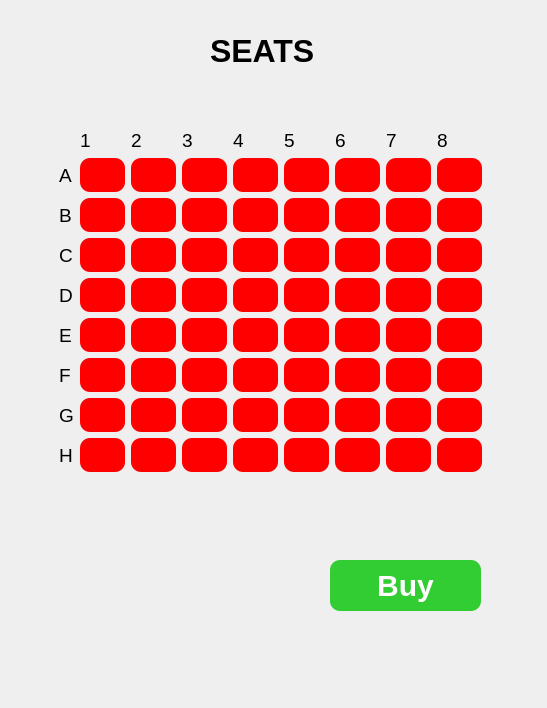
<?xml version="1.0" encoding="UTF-8"?>
<ui version="4.0">
 <class>Dialog</class>
 <widget class="QDialog" name="Dialog">
  <property name="geometry">
   <rect>
    <x>0</x>
    <y>0</y>
    <width>547</width>
    <height>708</height>
   </rect>
  </property>
  <property name="windowTitle">
   <string>Dialog</string>
  </property>
  <widget class="QPushButton" name="buyButton">
   <property name="geometry">
    <rect>
     <x>330</x>
     <y>560</y>
     <width>151</width>
     <height>51</height>
    </rect>
   </property>
   <property name="styleSheet">
    <string notr="true">QPushButton {
    border-radius: 10px;
    background-color: rgb(50, 205, 50); /* Лаймово-зелёный цвет */
    color: rgb(255, 255, 255); /* Белый цвет текста */
    font-size: 30px;
	font-weight: 500
}

QPushButton:pressed {
    background-color: rgb(34, 139, 34); /* Тёмно-зелёный цвет при нажатии */
}</string>
   </property>
   <property name="text">
    <string>Buy</string>
   </property>
  </widget>
  <widget class="QLabel" name="headerText">
   <property name="geometry">
    <rect>
     <x>210</x>
     <y>30</y>
     <width>141</width>
     <height>41</height>
    </rect>
   </property>
   <property name="styleSheet">
    <string notr="true">color:black;
font-weight:bold;
font-size:24pt;
background-color:none;
border:none;</string>
   </property>
   <property name="text">
    <string>SEATS</string>
   </property>
  </widget>
  <widget class="QFrame" name="frame">
   <property name="geometry">
    <rect>
     <x>50</x>
     <y>120</y>
     <width>441</width>
     <height>361</height>
    </rect>
   </property>
   <property name="styleSheet">
    <string notr="true">font-size:14pt;
background-color:none;
border:none;</string>
   </property>
   <layout class="QGridLayout" name="gridLayout">
    <item row="1" column="2">
     <widget class="QPushButton" name="A2">
      <property name="styleSheet">
       <string notr="true">QPushButton {
    border-radius: 10px;
    background-color: rgb(255, 0, 0); /* Красный цвет */
    color: rgb(255, 255, 255); /* Белый цвет текста для контраста */
    font-size: 33px;
}

QPushButton:pressed {
    background-color: rgb(200, 0, 0); /* Темно-красный цвет при нажатии */
}</string>
      </property>
      <property name="text">
       <string/>
      </property>
     </widget>
    </item>
    <item row="3" column="5">
     <widget class="QPushButton" name="B5">
      <property name="styleSheet">
       <string notr="true">QPushButton {
    border-radius: 10px;
    background-color: rgb(255, 0, 0); /* Красный цвет */
    color: rgb(255, 255, 255); /* Белый цвет текста для контраста */
    font-size: 33px;
}

QPushButton:pressed {
    background-color: rgb(200, 0, 0); /* Темно-красный цвет при нажатии */
}
</string>
      </property>
      <property name="text">
       <string/>
      </property>
     </widget>
    </item>
    <item row="3" column="8">
     <widget class="QPushButton" name="B7">
      <property name="styleSheet">
       <string notr="true">QPushButton {
    border-radius: 10px;
    background-color: rgb(255, 0, 0); /* Красный цвет */
    color: rgb(255, 255, 255); /* Белый цвет текста для контраста */
    font-size: 33px;
}

QPushButton:pressed {
    background-color: rgb(200, 0, 0); /* Темно-красный цвет при нажатии */
}</string>
      </property>
      <property name="text">
       <string/>
      </property>
     </widget>
    </item>
    <item row="4" column="3">
     <widget class="QPushButton" name="C3">
      <property name="styleSheet">
       <string notr="true">QPushButton {
    border-radius: 10px;
    background-color: rgb(255, 0, 0); /* Красный цвет */
    color: rgb(255, 255, 255); /* Белый цвет текста для контраста */
    font-size: 33px;
}

QPushButton:pressed {
    background-color: rgb(200, 0, 0); /* Темно-красный цвет при нажатии */
}</string>
      </property>
      <property name="text">
       <string/>
      </property>
     </widget>
    </item>
    <item row="4" column="1">
     <widget class="QPushButton" name="C1">
      <property name="styleSheet">
       <string notr="true">QPushButton {
    border-radius: 10px;
    background-color: rgb(255, 0, 0); /* Красный цвет */
    color: rgb(255, 255, 255); /* Белый цвет текста для контраста */
    font-size: 33px;
}

QPushButton:pressed {
    background-color: rgb(200, 0, 0); /* Темно-красный цвет при нажатии */
}
</string>
      </property>
      <property name="text">
       <string/>
      </property>
     </widget>
    </item>
    <item row="4" column="2">
     <widget class="QPushButton" name="C2">
      <property name="styleSheet">
       <string notr="true">QPushButton {
    border-radius: 10px;
    background-color: rgb(255, 0, 0); /* Красный цвет */
    color: rgb(255, 255, 255); /* Белый цвет текста для контраста */
    font-size: 33px;
}

QPushButton:pressed {
    background-color: rgb(200, 0, 0); /* Темно-красный цвет при нажатии */
}
</string>
      </property>
      <property name="text">
       <string/>
      </property>
     </widget>
    </item>
    <item row="4" column="6">
     <widget class="QPushButton" name="C6">
      <property name="styleSheet">
       <string notr="true">QPushButton {
    border-radius: 10px;
    background-color: rgb(255, 0, 0); /* Красный цвет */
    color: rgb(255, 255, 255); /* Белый цвет текста для контраста */
    font-size: 33px;
}

QPushButton:pressed {
    background-color: rgb(200, 0, 0); /* Темно-красный цвет при нажатии */
}</string>
      </property>
      <property name="text">
       <string/>
      </property>
     </widget>
    </item>
    <item row="4" column="4">
     <widget class="QPushButton" name="C4">
      <property name="styleSheet">
       <string notr="true">QPushButton {
    border-radius: 10px;
    background-color: rgb(255, 0, 0); /* Красный цвет */
    color: rgb(255, 255, 255); /* Белый цвет текста для контраста */
    font-size: 33px;
}

QPushButton:pressed {
    background-color: rgb(200, 0, 0); /* Темно-красный цвет при нажатии */
}
</string>
      </property>
      <property name="text">
       <string/>
      </property>
     </widget>
    </item>
    <item row="5" column="1">
     <widget class="QPushButton" name="D1">
      <property name="styleSheet">
       <string notr="true">QPushButton {
    border-radius: 10px;
    background-color: rgb(255, 0, 0); /* Красный цвет */
    color: rgb(255, 255, 255); /* Белый цвет текста для контраста */
    font-size: 33px;
}

QPushButton:pressed {
    background-color: rgb(200, 0, 0); /* Темно-красный цвет при нажатии */
}
</string>
      </property>
      <property name="text">
       <string/>
      </property>
     </widget>
    </item>
    <item row="5" column="2">
     <widget class="QPushButton" name="D2">
      <property name="styleSheet">
       <string notr="true">QPushButton {
    border-radius: 10px;
    background-color: rgb(255, 0, 0); /* Красный цвет */
    color: rgb(255, 255, 255); /* Белый цвет текста для контраста */
    font-size: 33px;
}

QPushButton:pressed {
    background-color: rgb(200, 0, 0); /* Темно-красный цвет при нажатии */
}
</string>
      </property>
      <property name="text">
       <string/>
      </property>
     </widget>
    </item>
    <item row="5" column="4">
     <widget class="QPushButton" name="D4">
      <property name="styleSheet">
       <string notr="true">QPushButton {
    border-radius: 10px;
    background-color: rgb(255, 0, 0); /* Красный цвет */
    color: rgb(255, 255, 255); /* Белый цвет текста для контраста */
    font-size: 33px;
}

QPushButton:pressed {
    background-color: rgb(200, 0, 0); /* Темно-красный цвет при нажатии */
}
</string>
      </property>
      <property name="text">
       <string/>
      </property>
     </widget>
    </item>
    <item row="4" column="8">
     <widget class="QPushButton" name="C7">
      <property name="styleSheet">
       <string notr="true">QPushButton {
    border-radius: 10px;
    background-color: rgb(255, 0, 0); /* Красный цвет */
    color: rgb(255, 255, 255); /* Белый цвет текста для контраста */
    font-size: 33px;
}

QPushButton:pressed {
    background-color: rgb(200, 0, 0); /* Темно-красный цвет при нажатии */
}
</string>
      </property>
      <property name="text">
       <string/>
      </property>
     </widget>
    </item>
    <item row="4" column="5">
     <widget class="QPushButton" name="C5">
      <property name="styleSheet">
       <string notr="true">QPushButton {
    border-radius: 10px;
    background-color: rgb(255, 0, 0); /* Красный цвет */
    color: rgb(255, 255, 255); /* Белый цвет текста для контраста */
    font-size: 33px;
}

QPushButton:pressed {
    background-color: rgb(200, 0, 0); /* Темно-красный цвет при нажатии */
}</string>
      </property>
      <property name="text">
       <string/>
      </property>
     </widget>
    </item>
    <item row="5" column="6">
     <widget class="QPushButton" name="D6">
      <property name="styleSheet">
       <string notr="true">QPushButton {
    border-radius: 10px;
    background-color: rgb(255, 0, 0); /* Красный цвет */
    color: rgb(255, 255, 255); /* Белый цвет текста для контраста */
    font-size: 33px;
}

QPushButton:pressed {
    background-color: rgb(200, 0, 0); /* Темно-красный цвет при нажатии */
}
</string>
      </property>
      <property name="text">
       <string/>
      </property>
     </widget>
    </item>
    <item row="5" column="8">
     <widget class="QPushButton" name="D7">
      <property name="styleSheet">
       <string notr="true">QPushButton {
    border-radius: 10px;
    background-color: rgb(255, 0, 0); /* Красный цвет */
    color: rgb(255, 255, 255); /* Белый цвет текста для контраста */
    font-size: 33px;
}

QPushButton:pressed {
    background-color: rgb(200, 0, 0); /* Темно-красный цвет при нажатии */
}
</string>
      </property>
      <property name="text">
       <string/>
      </property>
     </widget>
    </item>
    <item row="5" column="5">
     <widget class="QPushButton" name="D5">
      <property name="styleSheet">
       <string notr="true">QPushButton {
    border-radius: 10px;
    background-color: rgb(255, 0, 0); /* Красный цвет */
    color: rgb(255, 255, 255); /* Белый цвет текста для контраста */
    font-size: 33px;
}

QPushButton:pressed {
    background-color: rgb(200, 0, 0); /* Темно-красный цвет при нажатии */
}</string>
      </property>
      <property name="text">
       <string/>
      </property>
     </widget>
    </item>
    <item row="5" column="3">
     <widget class="QPushButton" name="D3">
      <property name="styleSheet">
       <string notr="true">QPushButton {
    border-radius: 10px;
    background-color: rgb(255, 0, 0); /* Красный цвет */
    color: rgb(255, 255, 255); /* Белый цвет текста для контраста */
    font-size: 33px;
}

QPushButton:pressed {
    background-color: rgb(200, 0, 0); /* Темно-красный цвет при нажатии */
}
</string>
      </property>
      <property name="text">
       <string/>
      </property>
     </widget>
    </item>
    <item row="5" column="9">
     <widget class="QPushButton" name="D8">
      <property name="styleSheet">
       <string notr="true">QPushButton {
    border-radius: 10px;
    background-color: rgb(255, 0, 0); /* Красный цвет */
    color: rgb(255, 255, 255); /* Белый цвет текста для контраста */
    font-size: 33px;
}

QPushButton:pressed {
    background-color: rgb(200, 0, 0); /* Темно-красный цвет при нажатии */
}
</string>
      </property>
      <property name="text">
       <string/>
      </property>
     </widget>
    </item>
    <item row="0" column="4">
     <widget class="QLabel" name="number4">
      <property name="text">
       <string>4</string>
      </property>
     </widget>
    </item>
    <item row="4" column="9">
     <widget class="QPushButton" name="C8">
      <property name="styleSheet">
       <string notr="true">QPushButton {
    border-radius: 10px;
    background-color: rgb(255, 0, 0); /* Красный цвет */
    color: rgb(255, 255, 255); /* Белый цвет текста для контраста */
    font-size: 33px;
}

QPushButton:pressed {
    background-color: rgb(200, 0, 0); /* Темно-красный цвет при нажатии */
}</string>
      </property>
      <property name="text">
       <string/>
      </property>
     </widget>
    </item>
    <item row="0" column="2">
     <widget class="QLabel" name="number2">
      <property name="text">
       <string>2</string>
      </property>
     </widget>
    </item>
    <item row="0" column="1">
     <widget class="QLabel" name="number1">
      <property name="text">
       <string>1</string>
      </property>
     </widget>
    </item>
    <item row="0" column="5">
     <widget class="QLabel" name="number5">
      <property name="text">
       <string>5</string>
      </property>
     </widget>
    </item>
    <item row="0" column="9">
     <widget class="QLabel" name="number8">
      <property name="text">
       <string>8</string>
      </property>
     </widget>
    </item>
    <item row="11" column="0">
     <widget class="QLabel" name="letterH">
      <property name="text">
       <string>H</string>
      </property>
     </widget>
    </item>
    <item row="0" column="6">
     <widget class="QLabel" name="number6">
      <property name="text">
       <string>6</string>
      </property>
     </widget>
    </item>
    <item row="0" column="8">
     <widget class="QLabel" name="number7">
      <property name="text">
       <string>7</string>
      </property>
     </widget>
    </item>
    <item row="4" column="0">
     <widget class="QLabel" name="letterC">
      <property name="text">
       <string>C</string>
      </property>
     </widget>
    </item>
    <item row="9" column="0">
     <widget class="QLabel" name="letterF">
      <property name="text">
       <string>F</string>
      </property>
     </widget>
    </item>
    <item row="3" column="0">
     <widget class="QLabel" name="letterB">
      <property name="text">
       <string>B</string>
      </property>
     </widget>
    </item>
    <item row="1" column="0">
     <widget class="QLabel" name="letterA">
      <property name="text">
       <string>A</string>
      </property>
     </widget>
    </item>
    <item row="8" column="0">
     <widget class="QLabel" name="letterE">
      <property name="text">
       <string>E</string>
      </property>
     </widget>
    </item>
    <item row="5" column="0">
     <widget class="QLabel" name="letterD">
      <property name="text">
       <string>D</string>
      </property>
     </widget>
    </item>
    <item row="10" column="0">
     <widget class="QLabel" name="letterG">
      <property name="text">
       <string>G</string>
      </property>
     </widget>
    </item>
    <item row="11" column="4">
     <widget class="QPushButton" name="H4">
      <property name="styleSheet">
       <string notr="true">QPushButton {
    border-radius: 10px;
    background-color: rgb(255, 0, 0); /* Красный цвет */
    color: rgb(255, 255, 255); /* Белый цвет текста для контраста */
    font-size: 33px;
}

QPushButton:pressed {
    background-color: rgb(200, 0, 0); /* Темно-красный цвет при нажатии */
}
</string>
      </property>
      <property name="text">
       <string/>
      </property>
     </widget>
    </item>
    <item row="11" column="6">
     <widget class="QPushButton" name="H6">
      <property name="styleSheet">
       <string notr="true">QPushButton {
    border-radius: 10px;
    background-color: rgb(255, 0, 0); /* Красный цвет */
    color: rgb(255, 255, 255); /* Белый цвет текста для контраста */
    font-size: 33px;
}

QPushButton:pressed {
    background-color: rgb(200, 0, 0); /* Темно-красный цвет при нажатии */
}</string>
      </property>
      <property name="text">
       <string/>
      </property>
     </widget>
    </item>
    <item row="10" column="9">
     <widget class="QPushButton" name="G8">
      <property name="styleSheet">
       <string notr="true">QPushButton {
    border-radius: 10px;
    background-color: rgb(255, 0, 0); /* Красный цвет */
    color: rgb(255, 255, 255); /* Белый цвет текста для контраста */
    font-size: 33px;
}

QPushButton:pressed {
    background-color: rgb(200, 0, 0); /* Темно-красный цвет при нажатии */
}
</string>
      </property>
      <property name="text">
       <string/>
      </property>
     </widget>
    </item>
    <item row="11" column="8">
     <widget class="QPushButton" name="H7">
      <property name="styleSheet">
       <string notr="true">QPushButton {
    border-radius: 10px;
    background-color: rgb(255, 0, 0); /* Красный цвет */
    color: rgb(255, 255, 255); /* Белый цвет текста для контраста */
    font-size: 33px;
}

QPushButton:pressed {
    background-color: rgb(200, 0, 0); /* Темно-красный цвет при нажатии */
}
</string>
      </property>
      <property name="text">
       <string/>
      </property>
     </widget>
    </item>
    <item row="0" column="3">
     <widget class="QLabel" name="number3">
      <property name="text">
       <string>3</string>
      </property>
     </widget>
    </item>
    <item row="11" column="5">
     <widget class="QPushButton" name="H5">
      <property name="styleSheet">
       <string notr="true">QPushButton {
    border-radius: 10px;
    background-color: rgb(255, 0, 0); /* Красный цвет */
    color: rgb(255, 255, 255); /* Белый цвет текста для контраста */
    font-size: 33px;
}

QPushButton:pressed {
    background-color: rgb(200, 0, 0); /* Темно-красный цвет при нажатии */
}
</string>
      </property>
      <property name="text">
       <string/>
      </property>
     </widget>
    </item>
    <item row="11" column="9">
     <widget class="QPushButton" name="H8">
      <property name="styleSheet">
       <string notr="true">QPushButton {
    border-radius: 10px;
    background-color: rgb(255, 0, 0); /* Красный цвет */
    color: rgb(255, 255, 255); /* Белый цвет текста для контраста */
    font-size: 33px;
}

QPushButton:pressed {
    background-color: rgb(200, 0, 0); /* Темно-красный цвет при нажатии */
}
</string>
      </property>
      <property name="text">
       <string/>
      </property>
     </widget>
    </item>
    <item row="3" column="4">
     <widget class="QPushButton" name="B4">
      <property name="styleSheet">
       <string notr="true">QPushButton {
    border-radius: 10px;
    background-color: rgb(255, 0, 0); /* Красный цвет */
    color: rgb(255, 255, 255); /* Белый цвет текста для контраста */
    font-size: 33px;
}

QPushButton:pressed {
    background-color: rgb(200, 0, 0); /* Темно-красный цвет при нажатии */
}
</string>
      </property>
      <property name="text">
       <string/>
      </property>
     </widget>
    </item>
    <item row="3" column="2">
     <widget class="QPushButton" name="B2">
      <property name="styleSheet">
       <string notr="true">QPushButton {
    border-radius: 10px;
    background-color: rgb(255, 0, 0); /* Красный цвет */
    color: rgb(255, 255, 255); /* Белый цвет текста для контраста */
    font-size: 33px;
}

QPushButton:pressed {
    background-color: rgb(200, 0, 0); /* Темно-красный цвет при нажатии */
}
</string>
      </property>
      <property name="text">
       <string/>
      </property>
     </widget>
    </item>
    <item row="3" column="9">
     <widget class="QPushButton" name="B8">
      <property name="styleSheet">
       <string notr="true">QPushButton {
    border-radius: 10px;
    background-color: rgb(255, 0, 0); /* Красный цвет */
    color: rgb(255, 255, 255); /* Белый цвет текста для контраста */
    font-size: 33px;
}

QPushButton:pressed {
    background-color: rgb(200, 0, 0); /* Темно-красный цвет при нажатии */
}</string>
      </property>
      <property name="text">
       <string/>
      </property>
     </widget>
    </item>
    <item row="1" column="9">
     <widget class="QPushButton" name="A8">
      <property name="styleSheet">
       <string notr="true">QPushButton {
    border-radius: 10px;
    background-color: rgb(255, 0, 0); /* Красный цвет */
    color: rgb(255, 255, 255); /* Белый цвет текста для контраста */
    font-size: 33px;
}

QPushButton:pressed {
    background-color: rgb(200, 0, 0); /* Темно-красный цвет при нажатии */
}
</string>
      </property>
      <property name="text">
       <string/>
      </property>
     </widget>
    </item>
    <item row="1" column="3">
     <widget class="QPushButton" name="A3">
      <property name="styleSheet">
       <string notr="true">QPushButton {
    border-radius: 10px;
    background-color: rgb(255, 0, 0); /* Красный цвет */
    color: rgb(255, 255, 255); /* Белый цвет текста для контраста */
    font-size: 33px;
}

QPushButton:pressed {
    background-color: rgb(200, 0, 0); /* Темно-красный цвет при нажатии */
}
</string>
      </property>
      <property name="text">
       <string/>
      </property>
     </widget>
    </item>
    <item row="1" column="8">
     <widget class="QPushButton" name="A7">
      <property name="styleSheet">
       <string notr="true">QPushButton {
    border-radius: 10px;
    background-color: rgb(255, 0, 0); /* Красный цвет */
    color: rgb(255, 255, 255); /* Белый цвет текста для контраста */
    font-size: 33px;
}

QPushButton:pressed {
    background-color: rgb(200, 0, 0); /* Темно-красный цвет при нажатии */
}</string>
      </property>
      <property name="text">
       <string/>
      </property>
     </widget>
    </item>
    <item row="1" column="4">
     <widget class="QPushButton" name="A4">
      <property name="styleSheet">
       <string notr="true">QPushButton {
    border-radius: 10px;
    background-color: rgb(255, 0, 0); /* Красный цвет */
    color: rgb(255, 255, 255); /* Белый цвет текста для контраста */
    font-size: 33px;
}

QPushButton:pressed {
    background-color: rgb(200, 0, 0); /* Темно-красный цвет при нажатии */
}
</string>
      </property>
      <property name="text">
       <string/>
      </property>
     </widget>
    </item>
    <item row="3" column="1">
     <widget class="QPushButton" name="B1">
      <property name="styleSheet">
       <string notr="true">QPushButton {
    border-radius: 10px;
    background-color: rgb(255, 0, 0); /* Красный цвет */
    color: rgb(255, 255, 255); /* Белый цвет текста для контраста */
    font-size: 33px;
}

QPushButton:pressed {
    background-color: rgb(200, 0, 0); /* Темно-красный цвет при нажатии */
}</string>
      </property>
      <property name="text">
       <string/>
      </property>
     </widget>
    </item>
    <item row="1" column="6">
     <widget class="QPushButton" name="A6">
      <property name="styleSheet">
       <string notr="true">QPushButton {
    border-radius: 10px;
    background-color: rgb(255, 0, 0); /* Красный цвет */
    color: rgb(255, 255, 255); /* Белый цвет текста для контраста */
    font-size: 33px;
}

QPushButton:pressed {
    background-color: rgb(200, 0, 0); /* Темно-красный цвет при нажатии */
}</string>
      </property>
      <property name="text">
       <string/>
      </property>
     </widget>
    </item>
    <item row="1" column="5">
     <widget class="QPushButton" name="A5">
      <property name="styleSheet">
       <string notr="true">QPushButton {
    border-radius: 10px;
    background-color: rgb(255, 0, 0); /* Красный цвет */
    color: rgb(255, 255, 255); /* Белый цвет текста для контраста */
    font-size: 33px;
}

QPushButton:pressed {
    background-color: rgb(200, 0, 0); /* Темно-красный цвет при нажатии */
}
</string>
      </property>
      <property name="text">
       <string/>
      </property>
     </widget>
    </item>
    <item row="1" column="1">
     <widget class="QPushButton" name="A1">
      <property name="styleSheet">
       <string notr="true">QPushButton {
    border-radius: 10px;
    background-color: rgb(255, 0, 0); /* Красный цвет */
    color: rgb(255, 255, 255); /* Белый цвет текста для контраста */
    font-size: 33px;
}

QPushButton:pressed {
    background-color: rgb(200, 0, 0); /* Темно-красный цвет при нажатии */
}
</string>
      </property>
      <property name="text">
       <string/>
      </property>
     </widget>
    </item>
    <item row="9" column="2">
     <widget class="QPushButton" name="F2">
      <property name="styleSheet">
       <string notr="true">QPushButton {
    border-radius: 10px;
    background-color: rgb(255, 0, 0); /* Красный цвет */
    color: rgb(255, 255, 255); /* Белый цвет текста для контраста */
    font-size: 33px;
}

QPushButton:pressed {
    background-color: rgb(200, 0, 0); /* Темно-красный цвет при нажатии */
}</string>
      </property>
      <property name="text">
       <string/>
      </property>
     </widget>
    </item>
    <item row="3" column="3">
     <widget class="QPushButton" name="B3">
      <property name="styleSheet">
       <string notr="true">QPushButton {
    border-radius: 10px;
    background-color: rgb(255, 0, 0); /* Красный цвет */
    color: rgb(255, 255, 255); /* Белый цвет текста для контраста */
    font-size: 33px;
}

QPushButton:pressed {
    background-color: rgb(200, 0, 0); /* Темно-красный цвет при нажатии */
}
</string>
      </property>
      <property name="text">
       <string/>
      </property>
     </widget>
    </item>
    <item row="8" column="5">
     <widget class="QPushButton" name="E5">
      <property name="styleSheet">
       <string notr="true">QPushButton {
    border-radius: 10px;
    background-color: rgb(255, 0, 0); /* Красный цвет */
    color: rgb(255, 255, 255); /* Белый цвет текста для контраста */
    font-size: 33px;
}

QPushButton:pressed {
    background-color: rgb(200, 0, 0); /* Темно-красный цвет при нажатии */
}
</string>
      </property>
      <property name="text">
       <string/>
      </property>
     </widget>
    </item>
    <item row="9" column="6">
     <widget class="QPushButton" name="F6">
      <property name="styleSheet">
       <string notr="true">QPushButton {
    border-radius: 10px;
    background-color: rgb(255, 0, 0); /* Красный цвет */
    color: rgb(255, 255, 255); /* Белый цвет текста для контраста */
    font-size: 33px;
}

QPushButton:pressed {
    background-color: rgb(200, 0, 0); /* Темно-красный цвет при нажатии */
}
</string>
      </property>
      <property name="text">
       <string/>
      </property>
     </widget>
    </item>
    <item row="8" column="3">
     <widget class="QPushButton" name="E3">
      <property name="styleSheet">
       <string notr="true">QPushButton {
    border-radius: 10px;
    background-color: rgb(255, 0, 0); /* Красный цвет */
    color: rgb(255, 255, 255); /* Белый цвет текста для контраста */
    font-size: 33px;
}

QPushButton:pressed {
    background-color: rgb(200, 0, 0); /* Темно-красный цвет при нажатии */
}
</string>
      </property>
      <property name="text">
       <string/>
      </property>
     </widget>
    </item>
    <item row="8" column="4">
     <widget class="QPushButton" name="E4">
      <property name="styleSheet">
       <string notr="true">QPushButton {
    border-radius: 10px;
    background-color: rgb(255, 0, 0); /* Красный цвет */
    color: rgb(255, 255, 255); /* Белый цвет текста для контраста */
    font-size: 33px;
}

QPushButton:pressed {
    background-color: rgb(200, 0, 0); /* Темно-красный цвет при нажатии */
}
</string>
      </property>
      <property name="text">
       <string/>
      </property>
     </widget>
    </item>
    <item row="9" column="1">
     <widget class="QPushButton" name="F1">
      <property name="styleSheet">
       <string notr="true">QPushButton {
    border-radius: 10px;
    background-color: rgb(255, 0, 0); /* Красный цвет */
    color: rgb(255, 255, 255); /* Белый цвет текста для контраста */
    font-size: 33px;
}

QPushButton:pressed {
    background-color: rgb(200, 0, 0); /* Темно-красный цвет при нажатии */
}
</string>
      </property>
      <property name="text">
       <string/>
      </property>
     </widget>
    </item>
    <item row="10" column="1">
     <widget class="QPushButton" name="G1">
      <property name="styleSheet">
       <string notr="true">QPushButton {
    border-radius: 10px;
    background-color: rgb(255, 0, 0); /* Красный цвет */
    color: rgb(255, 255, 255); /* Белый цвет текста для контраста */
    font-size: 33px;
}

QPushButton:pressed {
    background-color: rgb(200, 0, 0); /* Темно-красный цвет при нажатии */
}
</string>
      </property>
      <property name="text">
       <string/>
      </property>
     </widget>
    </item>
    <item row="9" column="9">
     <widget class="QPushButton" name="F8">
      <property name="styleSheet">
       <string notr="true">QPushButton {
    border-radius: 10px;
    background-color: rgb(255, 0, 0); /* Красный цвет */
    color: rgb(255, 255, 255); /* Белый цвет текста для контраста */
    font-size: 33px;
}

QPushButton:pressed {
    background-color: rgb(200, 0, 0); /* Темно-красный цвет при нажатии */
}</string>
      </property>
      <property name="text">
       <string/>
      </property>
     </widget>
    </item>
    <item row="10" column="6">
     <widget class="QPushButton" name="G6">
      <property name="styleSheet">
       <string notr="true">QPushButton {
    border-radius: 10px;
    background-color: rgb(255, 0, 0); /* Красный цвет */
    color: rgb(255, 255, 255); /* Белый цвет текста для контраста */
    font-size: 33px;
}

QPushButton:pressed {
    background-color: rgb(200, 0, 0); /* Темно-красный цвет при нажатии */
}</string>
      </property>
      <property name="text">
       <string/>
      </property>
     </widget>
    </item>
    <item row="10" column="8">
     <widget class="QPushButton" name="G7">
      <property name="styleSheet">
       <string notr="true">QPushButton {
    border-radius: 10px;
    background-color: rgb(255, 0, 0); /* Красный цвет */
    color: rgb(255, 255, 255); /* Белый цвет текста для контраста */
    font-size: 33px;
}

QPushButton:pressed {
    background-color: rgb(200, 0, 0); /* Темно-красный цвет при нажатии */
}</string>
      </property>
      <property name="text">
       <string/>
      </property>
     </widget>
    </item>
    <item row="9" column="4">
     <widget class="QPushButton" name="F4">
      <property name="styleSheet">
       <string notr="true">QPushButton {
    border-radius: 10px;
    background-color: rgb(255, 0, 0); /* Красный цвет */
    color: rgb(255, 255, 255); /* Белый цвет текста для контраста */
    font-size: 33px;
}

QPushButton:pressed {
    background-color: rgb(200, 0, 0); /* Темно-красный цвет при нажатии */
}
</string>
      </property>
      <property name="text">
       <string/>
      </property>
     </widget>
    </item>
    <item row="8" column="1">
     <widget class="QPushButton" name="E1">
      <property name="styleSheet">
       <string notr="true">QPushButton {
    border-radius: 10px;
    background-color: rgb(255, 0, 0); /* Красный цвет */
    color: rgb(255, 255, 255); /* Белый цвет текста для контраста */
    font-size: 33px;
}

QPushButton:pressed {
    background-color: rgb(200, 0, 0); /* Темно-красный цвет при нажатии */
}</string>
      </property>
      <property name="text">
       <string/>
      </property>
     </widget>
    </item>
    <item row="9" column="5">
     <widget class="QPushButton" name="F5">
      <property name="styleSheet">
       <string notr="true">QPushButton {
    border-radius: 10px;
    background-color: rgb(255, 0, 0); /* Красный цвет */
    color: rgb(255, 255, 255); /* Белый цвет текста для контраста */
    font-size: 33px;
}

QPushButton:pressed {
    background-color: rgb(200, 0, 0); /* Темно-красный цвет при нажатии */
}
</string>
      </property>
      <property name="text">
       <string/>
      </property>
     </widget>
    </item>
    <item row="8" column="8">
     <widget class="QPushButton" name="E7">
      <property name="styleSheet">
       <string notr="true">QPushButton {
    border-radius: 10px;
    background-color: rgb(255, 0, 0); /* Красный цвет */
    color: rgb(255, 255, 255); /* Белый цвет текста для контраста */
    font-size: 33px;
}

QPushButton:pressed {
    background-color: rgb(200, 0, 0); /* Темно-красный цвет при нажатии */
}
</string>
      </property>
      <property name="text">
       <string/>
      </property>
     </widget>
    </item>
    <item row="9" column="3">
     <widget class="QPushButton" name="F3">
      <property name="styleSheet">
       <string notr="true">QPushButton {
    border-radius: 10px;
    background-color: rgb(255, 0, 0); /* Красный цвет */
    color: rgb(255, 255, 255); /* Белый цвет текста для контраста */
    font-size: 33px;
}

QPushButton:pressed {
    background-color: rgb(200, 0, 0); /* Темно-красный цвет при нажатии */
}
</string>
      </property>
      <property name="text">
       <string/>
      </property>
     </widget>
    </item>
    <item row="8" column="6">
     <widget class="QPushButton" name="E6">
      <property name="styleSheet">
       <string notr="true">QPushButton {
    border-radius: 10px;
    background-color: rgb(255, 0, 0); /* Красный цвет */
    color: rgb(255, 255, 255); /* Белый цвет текста для контраста */
    font-size: 33px;
}

QPushButton:pressed {
    background-color: rgb(200, 0, 0); /* Темно-красный цвет при нажатии */
}
</string>
      </property>
      <property name="text">
       <string/>
      </property>
     </widget>
    </item>
    <item row="10" column="2">
     <widget class="QPushButton" name="G2">
      <property name="styleSheet">
       <string notr="true">QPushButton {
    border-radius: 10px;
    background-color: rgb(255, 0, 0); /* Красный цвет */
    color: rgb(255, 255, 255); /* Белый цвет текста для контраста */
    font-size: 33px;
}

QPushButton:pressed {
    background-color: rgb(200, 0, 0); /* Темно-красный цвет при нажатии */
}
</string>
      </property>
      <property name="text">
       <string/>
      </property>
     </widget>
    </item>
    <item row="10" column="3">
     <widget class="QPushButton" name="G3">
      <property name="styleSheet">
       <string notr="true">QPushButton {
    border-radius: 10px;
    background-color: rgb(255, 0, 0); /* Красный цвет */
    color: rgb(255, 255, 255); /* Белый цвет текста для контраста */
    font-size: 33px;
}

QPushButton:pressed {
    background-color: rgb(200, 0, 0); /* Темно-красный цвет при нажатии */
}
</string>
      </property>
      <property name="text">
       <string/>
      </property>
     </widget>
    </item>
    <item row="9" column="8">
     <widget class="QPushButton" name="F7">
      <property name="styleSheet">
       <string notr="true">QPushButton {
    border-radius: 10px;
    background-color: rgb(255, 0, 0); /* Красный цвет */
    color: rgb(255, 255, 255); /* Белый цвет текста для контраста */
    font-size: 33px;
}

QPushButton:pressed {
    background-color: rgb(200, 0, 0); /* Темно-красный цвет при нажатии */
}
</string>
      </property>
      <property name="text">
       <string/>
      </property>
     </widget>
    </item>
    <item row="10" column="4">
     <widget class="QPushButton" name="G4">
      <property name="styleSheet">
       <string notr="true">QPushButton {
    border-radius: 10px;
    background-color: rgb(255, 0, 0); /* Красный цвет */
    color: rgb(255, 255, 255); /* Белый цвет текста для контраста */
    font-size: 33px;
}

QPushButton:pressed {
    background-color: rgb(200, 0, 0); /* Темно-красный цвет при нажатии */
}
</string>
      </property>
      <property name="text">
       <string/>
      </property>
     </widget>
    </item>
    <item row="10" column="5">
     <widget class="QPushButton" name="G5">
      <property name="styleSheet">
       <string notr="true">QPushButton {
    border-radius: 10px;
    background-color: rgb(255, 0, 0); /* Красный цвет */
    color: rgb(255, 255, 255); /* Белый цвет текста для контраста */
    font-size: 33px;
}

QPushButton:pressed {
    background-color: rgb(200, 0, 0); /* Темно-красный цвет при нажатии */
}
</string>
      </property>
      <property name="text">
       <string/>
      </property>
     </widget>
    </item>
    <item row="8" column="2">
     <widget class="QPushButton" name="E2">
      <property name="styleSheet">
       <string notr="true">QPushButton {
    border-radius: 10px;
    background-color: rgb(255, 0, 0); /* Красный цвет */
    color: rgb(255, 255, 255); /* Белый цвет текста для контраста */
    font-size: 33px;
}

QPushButton:pressed {
    background-color: rgb(200, 0, 0); /* Темно-красный цвет при нажатии */
}
</string>
      </property>
      <property name="text">
       <string/>
      </property>
     </widget>
    </item>
    <item row="8" column="9">
     <widget class="QPushButton" name="E8">
      <property name="styleSheet">
       <string notr="true">QPushButton {
    border-radius: 10px;
    background-color: rgb(255, 0, 0); /* Красный цвет */
    color: rgb(255, 255, 255); /* Белый цвет текста для контраста */
    font-size: 33px;
}

QPushButton:pressed {
    background-color: rgb(200, 0, 0); /* Темно-красный цвет при нажатии */
}
</string>
      </property>
      <property name="text">
       <string/>
      </property>
     </widget>
    </item>
    <item row="11" column="1">
     <widget class="QPushButton" name="H1">
      <property name="styleSheet">
       <string notr="true">QPushButton {
    border-radius: 10px;
    background-color: rgb(255, 0, 0); /* Красный цвет */
    color: rgb(255, 255, 255); /* Белый цвет текста для контраста */
    font-size: 33px;
}

QPushButton:pressed {
    background-color: rgb(200, 0, 0); /* Темно-красный цвет при нажатии */
}
</string>
      </property>
      <property name="text">
       <string/>
      </property>
     </widget>
    </item>
    <item row="11" column="2">
     <widget class="QPushButton" name="H2">
      <property name="styleSheet">
       <string notr="true">QPushButton {
    border-radius: 10px;
    background-color: rgb(255, 0, 0); /* Красный цвет */
    color: rgb(255, 255, 255); /* Белый цвет текста для контраста */
    font-size: 33px;
}

QPushButton:pressed {
    background-color: rgb(200, 0, 0); /* Темно-красный цвет при нажатии */
}</string>
      </property>
      <property name="text">
       <string/>
      </property>
     </widget>
    </item>
    <item row="11" column="3">
     <widget class="QPushButton" name="H3">
      <property name="styleSheet">
       <string notr="true">QPushButton {
    border-radius: 10px;
    background-color: rgb(255, 0, 0); /* Красный цвет */
    color: rgb(255, 255, 255); /* Белый цвет текста для контраста */
    font-size: 33px;
}

QPushButton:pressed {
    background-color: rgb(200, 0, 0); /* Темно-красный цвет при нажатии */
}
</string>
      </property>
      <property name="text">
       <string/>
      </property>
     </widget>
    </item>
    <item row="3" column="6">
     <widget class="QPushButton" name="B6">
      <property name="styleSheet">
       <string notr="true">QPushButton {
    border-radius: 10px;
    background-color: rgb(255, 0, 0); /* Красный цвет */
    color: rgb(255, 255, 255); /* Белый цвет текста для контраста */
    font-size: 33px;
}

QPushButton:pressed {
    background-color: rgb(200, 0, 0); /* Темно-красный цвет при нажатии */
}</string>
      </property>
      <property name="text">
       <string/>
      </property>
     </widget>
    </item>
   </layout>
  </widget>
 </widget>
 <resources/>
 <connections/>
</ui>
